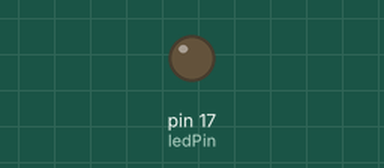
Recording of a sketch running on a simulated Arduino Uno, built with avr-gcc and run on an emulated ATmega328P. Shown: output pins drawn as LEDs (lit = HIGH).

Above: at 0.6 s.
At 2.25 s:
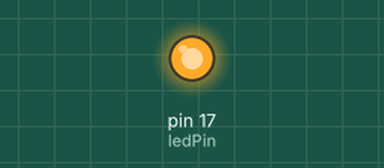
Timing chart, 0 to 3.0 s (numbered marks = the images above):
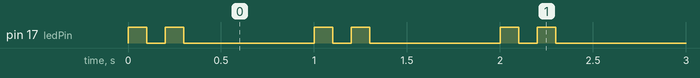

Measured:
- by itself, pin 17 (ledPin): repeats every 1.0 s: LOW 0.10 s, HIGH 0.10 s, LOW 0.70 s, HIGH 0.10 s
- by itself, everything shown: repeats every 1.0 s, in 4 steps

The sketch:

led_heartbeat.ino
```cpp
const int ledPin = 17;

void blink(int spacing) {
  digitalWrite(ledPin, HIGH);
  delay(spacing);
  digitalWrite(ledPin, LOW);
}

void setup() {
  pinMode(ledPin, OUTPUT);

}

const int short_space = 100;
constexpr int long_space = 1000 - (3 * short_space);

void loop() {
  blink(short_space);
  delay(short_space);
  blink(short_space);
  delay(long_space);
}
```
